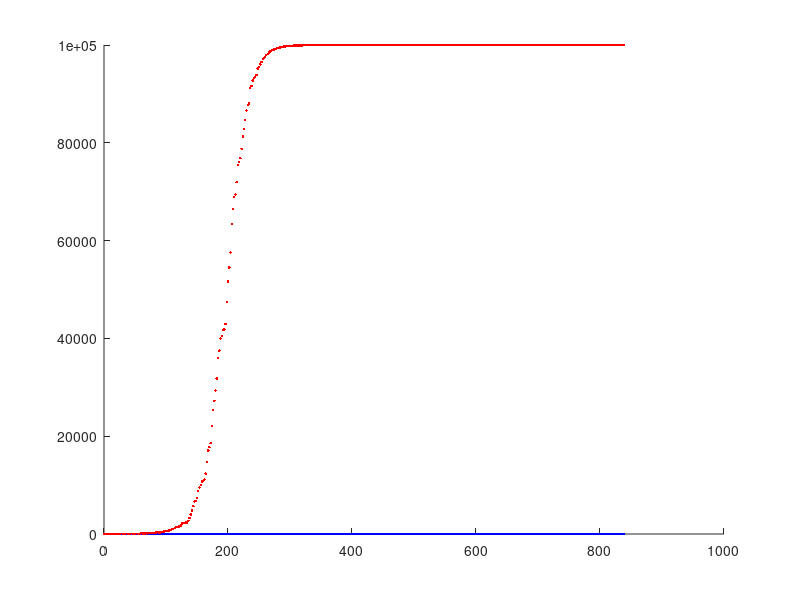

Here is the MATLAB script that generated this plot: (Note: this script raises an error after producing the figure.)
%DEMO DISEASE SPREADING

function demo_disease_spreading %mainfunction to execute everything

clear all;
profile on
%parameter definition

dt = 2; %hours
runtime = 24*7*5; %hours
t = 0; %initialization
meeting_events_mean = 13;%per day
meeting_events_stdev = 13;%per day
infection_prob = 0.08; %infection probability on meeting event

%create demo network
%inhabitants, sick, (connection city, people transfer)
CITIES_ARRAY = [
    100000, 1, 2, 100, 0, 0, 0, 0;
    100000, 0, 1, 100, 3, 100, 0, 0;
    100000, 0, 2, 100, 4, 50, 0, 0;
    100000, 0, 3, 50, 0, 0, 0, 0];

%main step runs through the whole time
hold on
while t < runtime
    
        
         plot(t,CITIES_ARRAY(2,2),'.b')
    %     plot(t/24,CITIES_ARRAY(3,2),'.g')
    %     plot(t/24,CITIES_ARRAY(4,2),'.y')
    %
    %1. Step Traffic
    
    %CITIES_ARRAY = Simulate_Traffic(CITIES_ARRAY,dt);
    
    %2. Step Infection
    
    CITIES_ARRAY = Simulate_Infection(CITIES_ARRAY,dt,meeting_events_mean,meeting_events_stdev,infection_prob,t);
    
    % Time update
    CITIES_ARRAY(1,2)
    plot(t,CITIES_ARRAY(1,2),'.r')
    t = t + dt
end
hold off

profile viewer
end

function CITIES_ARRAY = Simulate_Traffic(CITIES_ARRAY,dt)

for n = 1:length(CITIES_ARRAY(:,1)) %simulate traffic for each city
    g = 4; %set array position where connection information starts
    while g <= length(CITIES_ARRAY(1,:)) && CITIES_ARRAY(n,g) > 0 && CITIES_ARRAY(n,2) > 0
        if CITIES_ARRAY(n,2) > 0 %if there are any infected
            %-------------------------------------------------------------------------------------------------------------------------------------------------
            travelling_infected = hygernd(CITIES_ARRAY(n,1),CITIES_ARRAY(n,2),round(CITIES_ARRAY(n,g)/24*dt));
            %hygernd(people city a, infected city a, travelling people per time
            %interval)
            CITIES_ARRAY(CITIES_ARRAY(n,g-1),2) = CITIES_ARRAY(CITIES_ARRAY(n,g-1),2) + travelling_infected;
            CITIES_ARRAY(n,2) = CITIES_ARRAY(n,2) - travelling_infected;
            %update infected population
        else
            travelling_infected = 0;
        end
        CITIES_ARRAY(CITIES_ARRAY(n,g-1),1) = CITIES_ARRAY(CITIES_ARRAY(n,g-1),1) + round(CITIES_ARRAY(n,g)/24*dt);
        CITIES_ARRAY(n,1) = CITIES_ARRAY(n,1) - round(CITIES_ARRAY(n,g)/24*dt);
        %update total population
        %update total population
        g = g + 2;
    end
end

end

function CITIES_ARRAY = Simulate_Infection(CITIES_ARRAY,dt,meeting_events_mean,meeting_events_stdev,infection_prob,t)

meetings_stdev = meeting_events_stdev/24*dt; %66 percent of meetings par day are in mean +- stdev range
meetings_mean = meeting_events_mean/24*dt; %meetings per day calculated to dt proportional

for n = 1:length(CITIES_ARRAY(:,1))
    infected = CITIES_ARRAY(n,2);
    susceptible = (CITIES_ARRAY(n,1)-infected);
    if infected > 0 && susceptible > 0
        meeting_events = -1; %total number of meeting events
        while meeting_events < 0 %no negative number of meetings allowed
            meeting_events = round(randn*infected*meetings_stdev + meetings_mean*infected); %sum of randn can be added like this
        end
        if meeting_events > 0 %further calculation only if meetings happen
            meeting_susceptible = binornd(meeting_events,susceptible/CITIES_ARRAY(n,1)); %probability can be combined in just one binornd
            if meeting_susceptible > 0
                min_meeting_per_sus = floor(meeting_susceptible/susceptible);
                sus_meeting_max = meeting_susceptible - min_meeting_per_sus*susceptible;
                sus_meeting_min = susceptible - sus_meeting_max;
                dI1 = binornd(sus_meeting_min,1-(1-infection_prob)^min_meeting_per_sus);
                dI2 = binornd(sus_meeting_max,1-(1-infection_prob)^(1+min_meeting_per_sus));
                dI = dI1 + dI2;
            else dI = 0;
            end
        else dI = 0;
        end
        CITIES_ARRAY(n,2)  = CITIES_ARRAY(n,2) + dI;
        if CITIES_ARRAY(n,2) > CITIES_ARRAY(n,1) %not more infected possible than whole population
            CITIES_ARRAY(n,2) = CITIES_ARRAY(n,1);
        end
    end
end

end